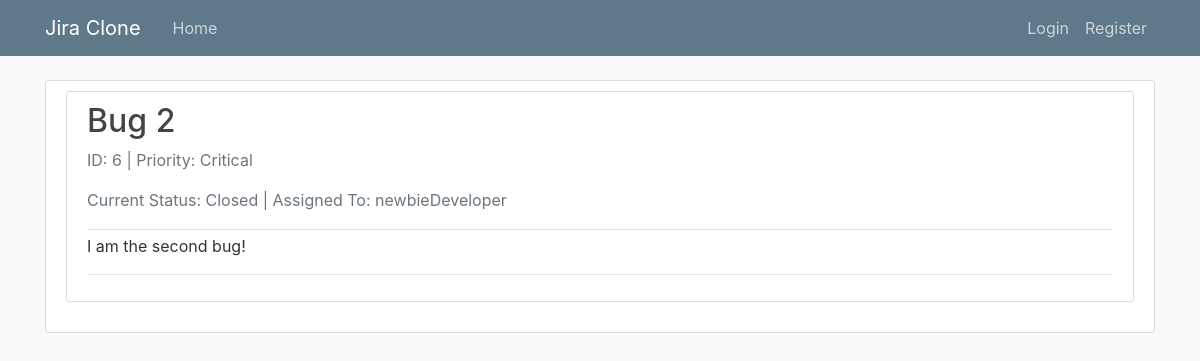
The page /jira/bug/6/ on the database its author committed.
### jira/models.py (models this page shows, shortened)
class Bug(models.Model):
    PRIORITY_CHOICES = [
        ('Low', 'Low'),
        ('Medium', 'Medium'),
        ('High', 'High'),
        ('Critical', 'Critical'),
    ]
    STATUS_CHOICES = [
        ('Open', 'Open'),
        ('In Progress', 'In Progress'),
        ('Closed', 'Closed'),
    ]
    title = models.CharField(max_length=255)
    content = models.TextField()
    priority = models.CharField(
        max_length=10,
        choices=PRIORITY_CHOICES,
        default='Medium'
    )
    status = models.CharField(
        max_length=20,
        choices=STATUS_CHOICES,
        default='Open'
    )
    assigned_to = models.ForeignKey(
        User,
        on_delete=models.CASCADE
    )
    date_posted = models.DateTimeField(default=timezone.now)
    class Meta:
        ordering = ['-date_posted']
        verbose_name_plural = "Bugs"

### jira/views.py (the view)
# urls.py: path('bug/<int:pk>/', views.BugDetailView.as_view(), name='bug-detail'),
class BugDetailView(DetailView):
    model = Bug
    template_name = 'jira/bug_detail.html'
    context_object_name = 'bug'

### jira/templates/jira/bug_detail.html (shortened to what this page needs)
{% extends "jira/base.html" %}
{% block content %}
    <div class="content-section">
        <article class="media content-section">
            <div class="media-body">
                <div class="article-metadata">
                    <h2 class="article-title">{{ bug.title }}</h2>
                    <p class="text-muted">ID: {{ bug.id }} | Priority: {{ bug.priority }}</p>
                    <p class="text-muted">Current Status: {{ bug.get_status_display }} | Assigned To: {{ bug.assigned_to.username }}</p>
                </div>
                <p class="article-content">{{ bug.content }}</p>
                <hr>
            </div>
        </article>
    </div>
{% endblock content %}

### jira/static/jira/main.css (style rules this page uses)
body { background: #fafafa; color: #333333; margin-top: 5rem; }
h1, h2, h3, h4, h5, h6 { color: #444444; }
.content-section { background: #ffffff; padding: 10px 20px; border: 1px solid #dddddd; border-radius: 3px; margin-bottom: 20px; }
.article-title { color: #444444; }
.article-content { white-space: pre-line; }
.article-metadata { padding-bottom: 1px; margin-bottom: 4px; border-bottom: 1px solid #e3e3e3 }

### rows shown on the page
Bug: title "Bug 2", id "6", priority "Critical", status "Closed", assigned_to.username "newbieDeveloper", content "I am the second bug!"
